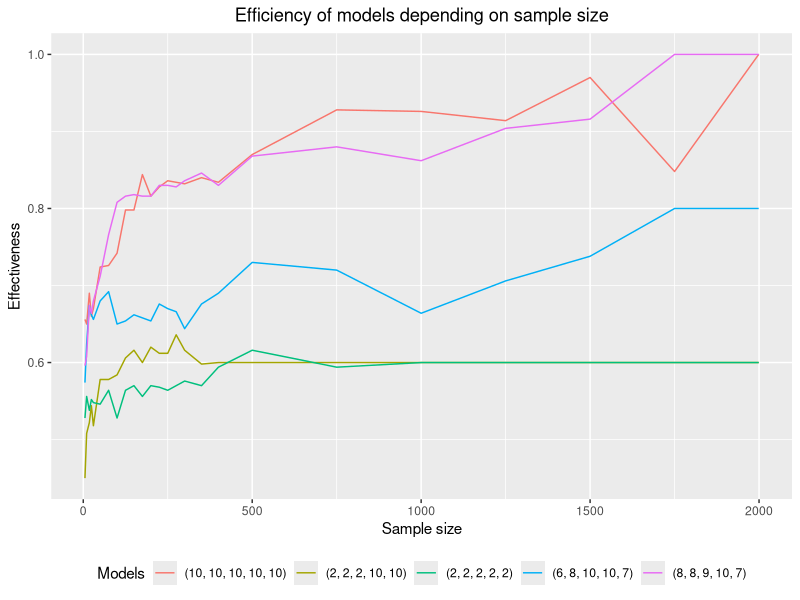
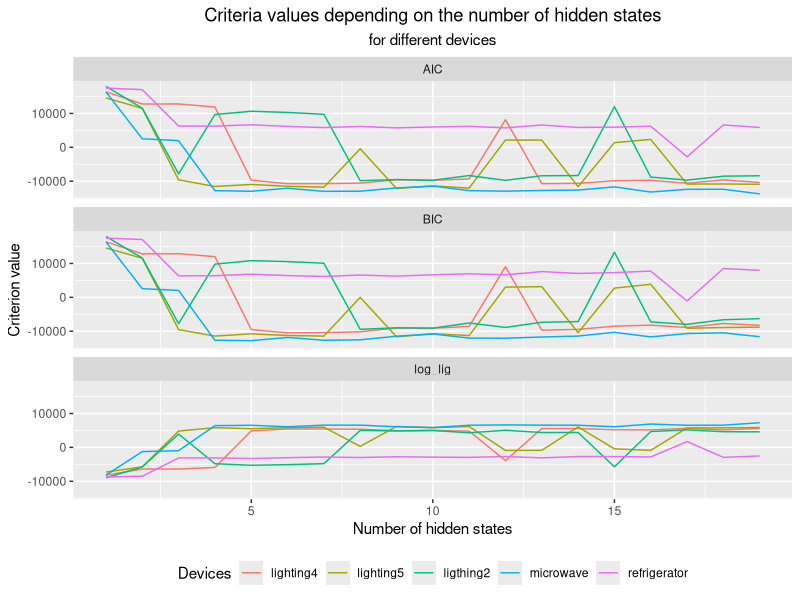
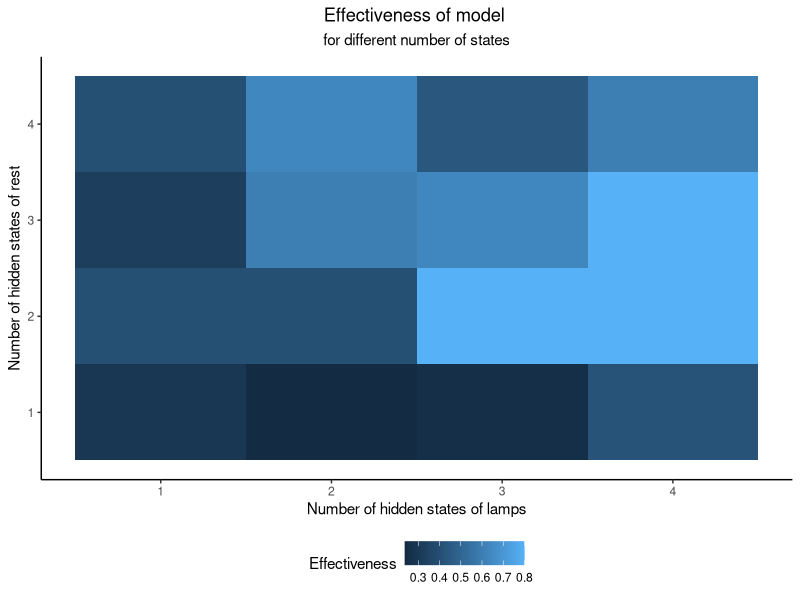
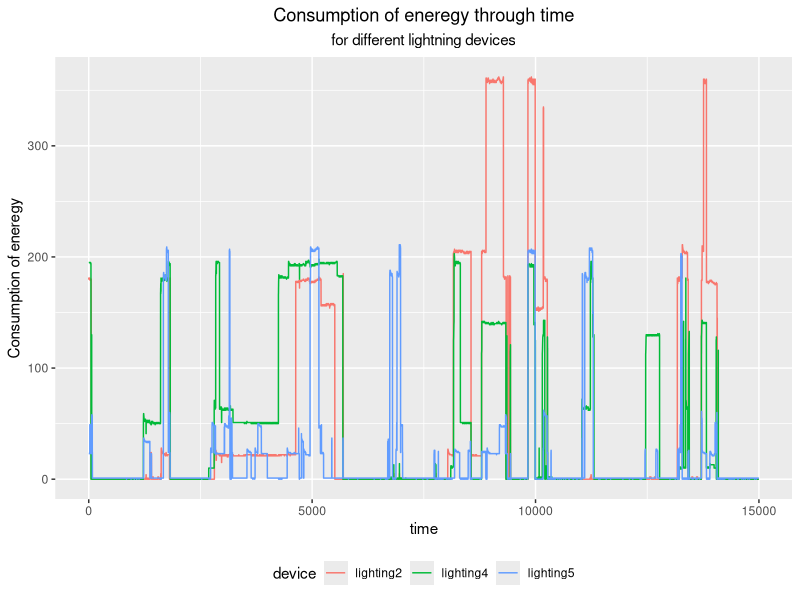
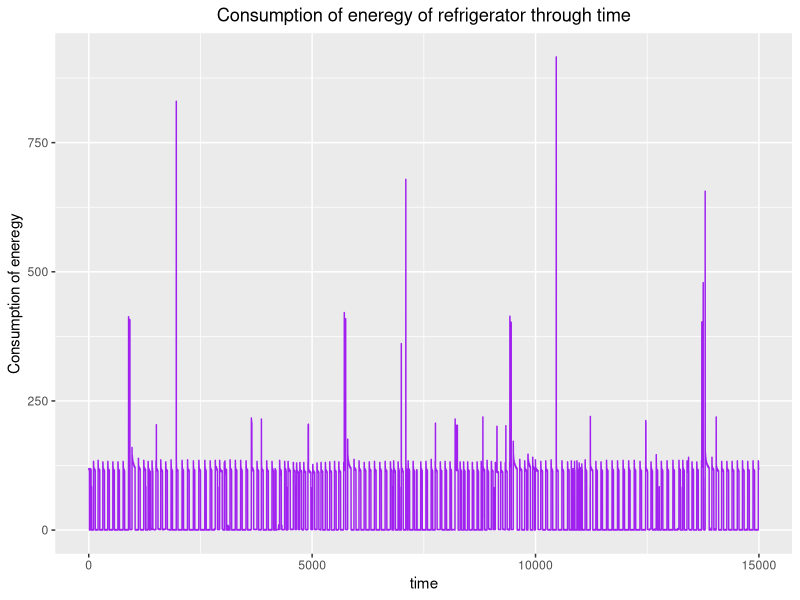
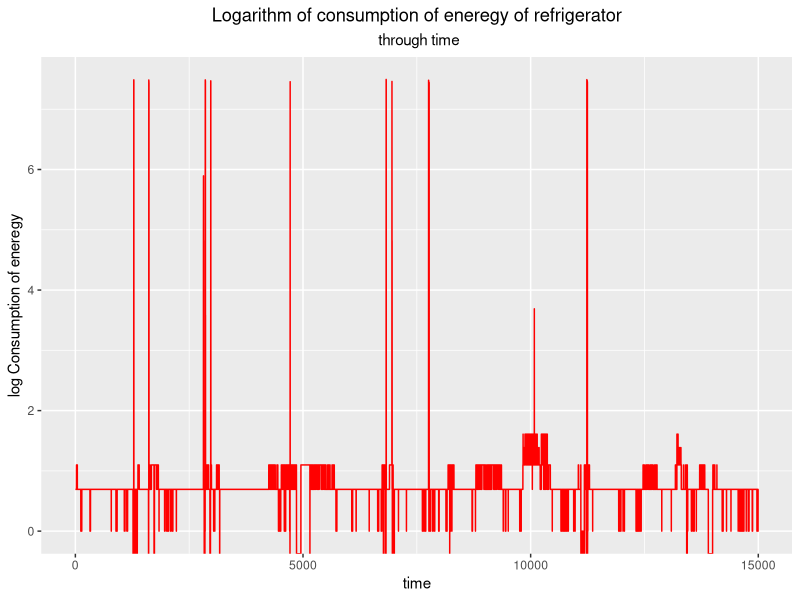

These charts were generated, in order, by the following R code:
library(ggplot2)
setwd(dirname(rstudioapi::getActiveDocumentContext()$path))
dane1 = data.frame(read.csv("dane_na_wykresy.csv",header = T))
dane1$power <-as.numeric(dane1$power)
dane1$length <-as.numeric(dane1$length)

ggplot(dane1,aes(x=length,y=power,col = model))+geom_line()+   
  labs(x = "Sample size", y = "Effectiveness", title = "Efficiency of models depending on sample size", color = "Models")+
  theme(plot.title = element_text(hjust = 0.5),
        plot.subtitle = element_text(hjust = 0.5),
        legend.position = "bottom")


dane2 = data.frame(read.csv("dane_na_wykresy_2.csv",header = T))

dane2$n <-as.numeric(dane2$n)
dane2$value <-as.numeric(dane2$value)

ggplot(dane2,aes(x=n,y=value,col = device))+geom_line()+facet_wrap(~kryt,ncol = 1)+   
  labs(x = "Number of hidden states", y = "Criterion value", title = "Criteria values depending on the number of hidden states",
       subtitle = "for different devices", color = "Devices")+
  theme(plot.title = element_text(hjust = 0.5),
        plot.subtitle = element_text(hjust = 0.5),
        legend.position = "bottom")

dane3 = data.frame(read.csv("dane_na_wykresy_3.csv",header = T))
dane3$n_lamp <-as.numeric(dane3$n_lamp)
dane3$n_rest <-as.numeric(dane3$n_rest)
dane3$power <-as.numeric(dane3$power)
colnames(dane3)[3]<-"Effectiveness"

ggplot(dane3, aes(n_lamp, n_rest, fill= Effectiveness)) + 
  geom_tile()+   
  labs(x = "Number of hidden states of lamps", y = "Number of hidden states of rest", title = "Effectiveness of model ",
       subtitle = "for different number of states")+
  theme(plot.title = element_text(hjust = 0.5),
        plot.subtitle = element_text(hjust = 0.5),
        legend.position = "bottom",
        legend.direction = "horizontal",
        axis.line = element_line(colour = "black"),
        panel.grid.major = element_blank(),
        panel.grid.minor = element_blank(),
        panel.border = element_blank(),
        panel.background = element_blank())+ 
  scale_x_continuous(breaks=seq(1, 19, 1))+ 
  scale_y_continuous(breaks=seq(1, 19, 1))



### prady  

prady <-(read.csv("house3_5devices_train.csv",header = T))
n <- length(prady[,1])
dan<-rbind(
  cbind(1:n,prady[,2],"lighting2"),
  cbind(1:n,prady[,3],"lighting5"),
  cbind(1:n,prady[,4],"lighting4"),
  cbind(1:n,prady[,5],"refrigerator"),
  cbind(1:n,prady[,6],"microwave")
)
prady<-data.frame(dan)
colnames(prady)<-c("time","amount","device")
prady$time <-as.numeric(prady$time)
prady$amount <-as.numeric(prady$amount)

ggplot(subset(prady,prady$device!="refrigerator" & prady$device!="microwave"),
       aes(x=time,y=amount,col = device))+geom_line()+   
  labs(x = "time", y = "Consumption of eneregy", title = "Consumption of eneregy through time",
       subtitle = "for different lightning devices")+
  theme(plot.title = element_text(hjust = 0.5),
        plot.subtitle = element_text(hjust = 0.5),
        legend.position = "bottom")

ggplot(subset(prady,prady$device=="refrigerator"),
       aes(x=time,y=amount))+geom_line(col = "purple")+   
  labs(x = "time", y = "Consumption of eneregy", title = "Consumption of eneregy of refrigerator through time")+
  theme(plot.title = element_text(hjust = 0.5),
        plot.subtitle = element_text(hjust = 0.5),
        legend.position = "bottom")

ggplot(subset(prady,prady$device=="microwave"),
       aes(x=time,y=log(amount)))+geom_line(col = "red")+   
  labs(x = "time", y = "log Consumption of eneregy", title = "Logarithm of consumption of eneregy of refrigerator",
       subtitle = " through time")+
  theme(plot.title = element_text(hjust = 0.5),
        plot.subtitle = element_text(hjust = 0.5),
        legend.position = "bottom")
